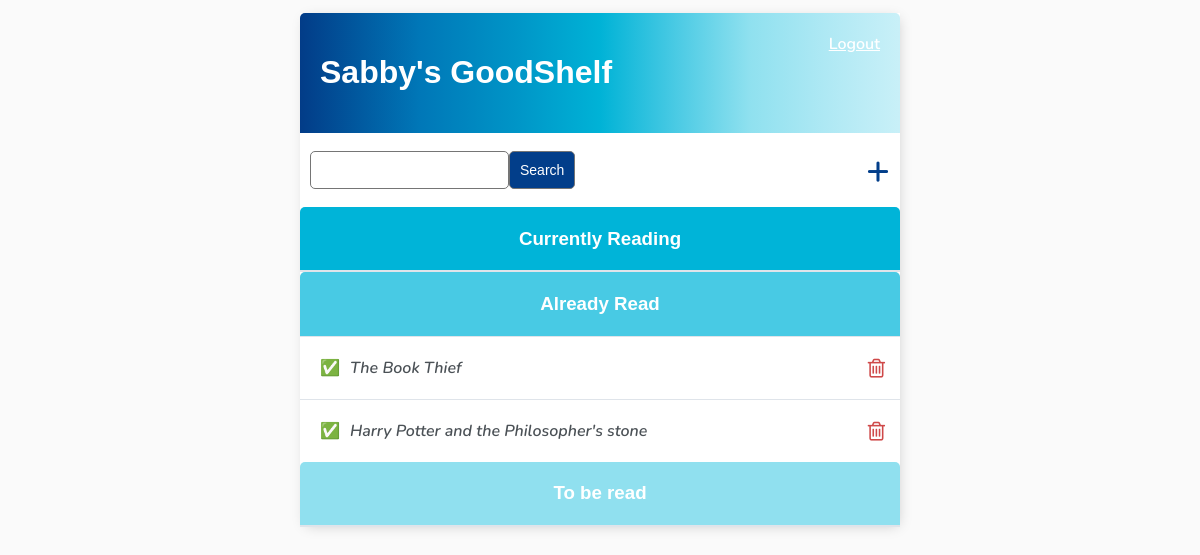
Before: /shelf/ (signed in) with the older database file.
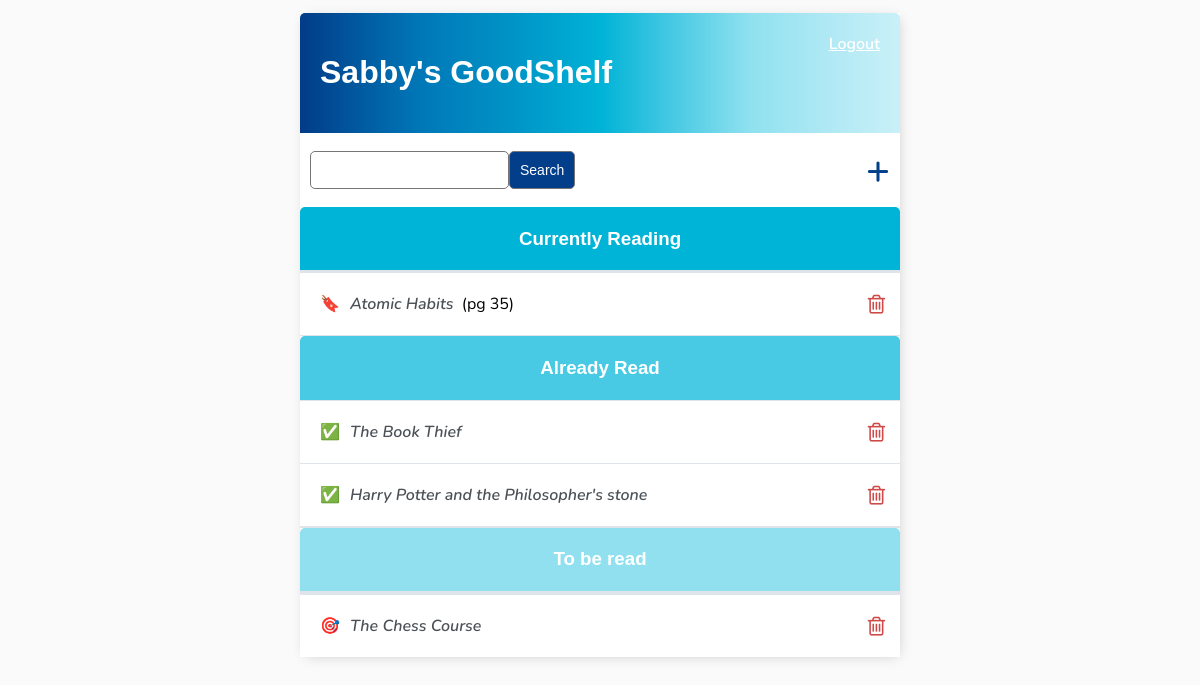
After: the same page with the newer database file.
### base/models.py (models this page shows)
class Book(models.Model):
    user = models.ForeignKey(User, on_delete=models.CASCADE, null=True, blank=True)
    title = models.CharField(max_length=200)
    progress = models.CharField(max_length=20)
    notes = models.TextField(null=True, blank=True)
    CURRENT_STATUS = (
        ('C', 'Currently Reading'),
        ('R', 'Read'),
        ('T', 'To Be Read'),
    )
    status = models.CharField(max_length=1, choices=CURRENT_STATUS, default='T')
    created = models.DateTimeField(auto_now_add=True)
    def __str__(self):
        return self.title

### base/views.py (the view)
# urls.py: path('shelf/', BookList.as_view(), name='Books'),
class BookList(LoginRequiredMixin, ListView):
    model = Book
    context_object_name = 'books'
    def get_context_data(self, **kwargs):
        context = super().get_context_data(**kwargs)
        context['books'] = context['books'].filter(user=self.request.user)
        search_input = self.request.GET.get('search-area') or ''
        if search_input:
            context['books'] = context['books'].filter(
                title__icontains=search_input)
        context['search_input'] = search_input
        return context

### base/templates/base/book_list.html
{% extends 'base/main.html' %}
{% block content %}
<div class="header-bar">
    <div>
        <h1>{{request.user|title}}'s GoodShelf </h1>
    </div>
    {% if request.user.is_authenticated %}
        <a href="{% url 'logout' %}">Logout</a>
    {% else %}
        <a href="{% url 'login' %} ">Login</a>
    {% endif %}
</div>
<div id="search-add-wrapper">
    <form method="GET" style="display: flex;">
        <input type='text' name='search-area' value="{{search_input}}">
        <input class="button" type="submit" value='Search'>
    </form>
    <a id="add-link" href="{% url 'book-create' %}">&#x2b;</a>
</div>
<div class="task-items-wrapper">
    <div class="currently">
        <h3>Currently Reading</h3>
    </div>
    {% for book in books %}
        <div class="task-wrapper">
            {% ifequal book.status 'C' %}
            <div class="book-title">
                &#128278;
                <i><a href="{% url 'book-update' book.id %}">{{book}}</a></i>
                &nbsp;&nbsp;(pg {{book.progress}})
            </div>
            <a class="delete-link" href="{% url 'book-delete' book.id %}"><i class="fa">&#xf014;</i></a>
            {% endifequal %}
        </div>
        {% empty %}
        <h3>No books in list</h3>
        {% endfor %}
    <div class="already">
        <h3>Already Read</h3>
    </div>
    {% for book in books %}
        <div class="task-wrapper">
            {% ifequal book.status 'R' %}
            <div class="book-title">
                &#9989;
                <i><a href="{% url 'book-update' book.id %}">{{book}}</a></i>
            </div>
            <a class="delete-link" href="{% url 'book-delete' book.id %}"><i class="fa">&#xf014;</i></a>
            {% endifequal %}
        </div>
    {% empty %}
    <h3>No books in list</h3>
    {% endfor %}
    <div class="tbr">
        <h3>To be read</h3>
    </div>
    {% for book in books %}
        <div class="task-wrapper">
            {% ifequal book.status 'T' %}
            <div class="book-title">
                &#127919;
                <i><a href="{% url 'book-update' book.id %}">{{book}}</a></i>
            </div>
            <a class="delete-link" href="{% url 'book-delete' book.id %}"><i class="fa">&#xf014;</i></a>
            {% endifequal %}
        </div>
    {% empty %}
    <h3>No books in list</h3>
    {% endfor %}
</div>
{% endblock content %}

Changed rows visible on the page:
added Book: title "Atomic Habits", progress "35", shown under "Currently Reading"
added Book: title "The Chess Course", shown under "To be read"
